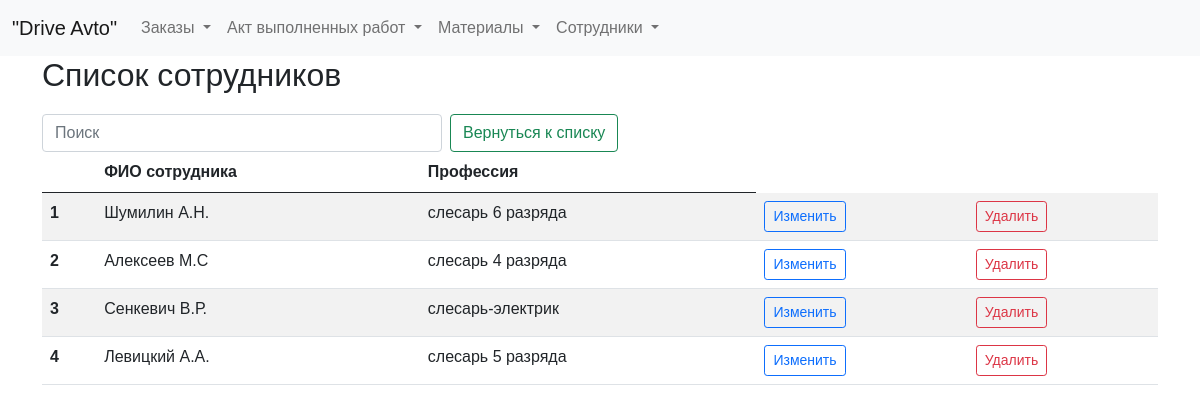
Page /employees on the earlier database version.
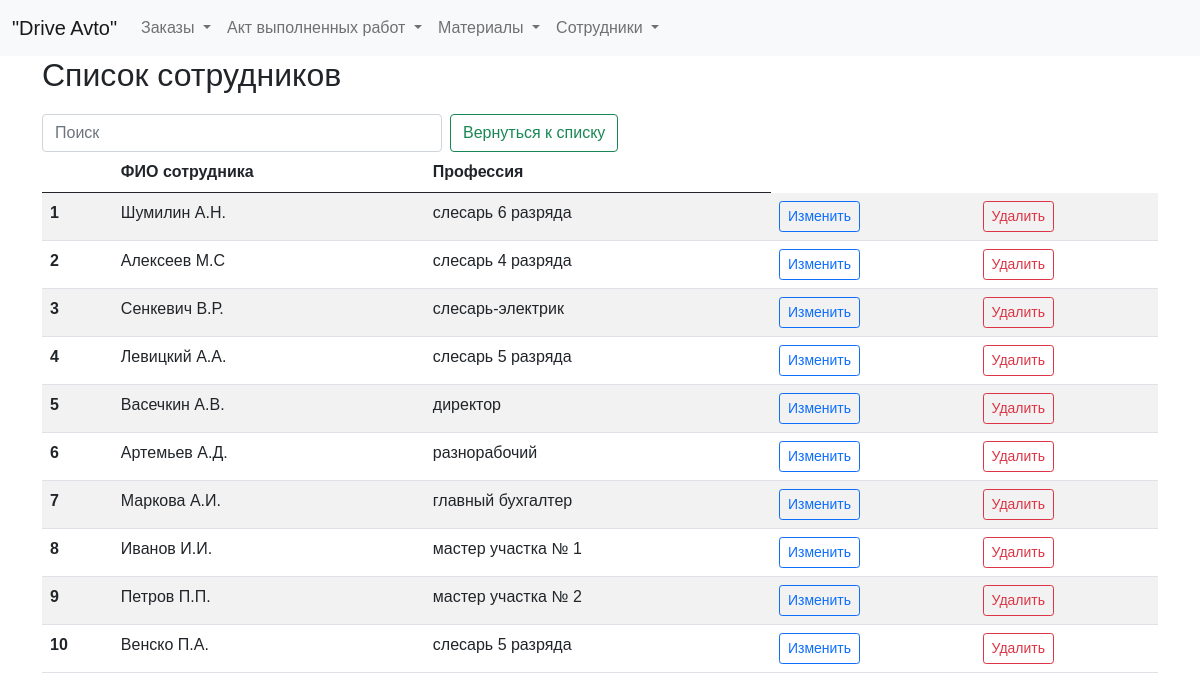
Same page on the later database version.
### tables this page shows
CREATE TABLE employees (
id integer PRIMARY KEY AUTOINCREMENT,
name text NOT NULL,
profession text NOT NULL
);

### fcompany.py (the view)
@app.route("/employees")
def showEmployees():
    return render_template("employees.html", title="Сотрудники", employees=dbase.getEmployees())

### FDataBase.py (called while the page is built)
    def getEmployees(self):
        sql = '''SELECT * FROM employees'''
        try:
            self.__cur.execute(sql)
            res = self.__cur.fetchall()
            employees_list = [dict(row) for row in res]
            if employees_list: return employees_list
        except:
            print("Ошибка чтения из БД")
        return []

### fcompany.py (called while the page is built)
def connect_db():  # общая функция для установления соединения с БД
    conn = sqlite3.connect(app.config['DATABASE'])
    conn.row_factory = sqlite3.Row  # записи будут представлены не в виде кортежей, а в виде словаря (для исп в шаблонах)
    return conn

def get_db():
    if not hasattr(g, 'link_db'):
        g.link_db = connect_db()
    return g.link_db

@app.before_request
def before_request():
    global dbase
    db = get_db()
    dbase = FDataBase(db)

### templates/employees.html (shortened to what this page needs)
{% extends 'base.html' %}
{% block content %}
<h2>Список сотрудников</h2>
<form class="d-flex" role="search">
  <input class="form-control me-2 narrow-search" type="search" id="searchInput" placeholder="Поиск" aria-label="Search">
  <button class="btn btn-outline-success narrow-button" type="submit">Вернуться к списку</button>
</form>
<table id="myTable" class="table table-striped">
  <thead>
    <tr>
      <th scope="col"></th>
      <th scope="col">ФИО сотрудника</th>
      <th scope="col">Профессия</th>
    </tr>
  </thead>
  <tbody>
    {% for row in employees %}
    <tr>
      <th scope="row">{{ loop.index }}</th>
      <td>{{ row.name }}</td>
      <td>{{ row.profession }}</td>
      <td>
          <a href="/edit_entry_employees/{{ row.id }}" class="btn btn-outline-primary btn-sm">Изменить</a>
      </td>
      <td>
        <form action="/delete_entry_employees/{{ row.id }}" method="post">
            <button type="submit" class="btn btn-outline-danger btn-sm">Удалить</button>
        </form>
      </td>
    </tr>
    {% endfor %}
  </tbody>
</table>
{% endblock %}

### templates/base.html (shortened to what this page needs)
<!doctype html>
<html lang="ru">
  <head>
    <link href="https://cdn.jsdelivr.net/npm/bootstrap@5.0.2/dist/css/bootstrap.min.css" rel="stylesheet">
    <link rel="stylesheet" type="text/css" href="https://cdn.datatables.net/1.10.25/css/dataTables.bootstrap5.css">
    <link type="text/css" href="{{ url_for('static', filename='css/styles.css')}}" rel="stylesheet" />
  </head>
  <body>
<header>
<nav class="navbar navbar-expand-lg navbar-light bg-light">
  <div class="container-fluid">
    <a class="navbar-brand" href="/">"Drive Avto"</a>
    <div class="collapse navbar-collapse w-100 justify-content-center" id="navbarSupportedContent">
      <ul class="navbar-nav me-auto mb-2 mb-lg-0">
        <li class="nav-item dropdown">
          <a class="nav-link dropdown-toggle" href="#" role="button" data-bs-toggle="dropdown" aria-expanded="false">
            Заказы
          </a>
        </li>
        <li class="nav-item dropdown">
          <a class="nav-link dropdown-toggle" href="#" role="button" data-bs-toggle="dropdown" aria-expanded="false">
            Акт выполненных работ
          </a>
        </li>
        <li class="nav-item dropdown">
          <a class="nav-link dropdown-toggle" href="#" role="button" data-bs-toggle="dropdown" aria-expanded="false">
            Материалы
          </a>
        </li>
        <li class="nav-item dropdown">
          <a class="nav-link dropdown-toggle" href="#" role="button" data-bs-toggle="dropdown" aria-expanded="false">
            Сотрудники
          </a>
        </li>
      </ul>
    </div>
  </div>
</nav>
</header>
<div class="container">
        {% block content %} {% endblock %}
</div>
  </body>
</html>

### static/css/styles.css (style rules this page uses)
.narrow-button { max-width: 250px; white-space: nowrap; font-size: 16px; }
.narrow-search { max-width: 400px; }
html, body { font-family: 'Arial'; margin: 0; padding: 0; height: 100%; width: 100%; }
a { color: #0059b2; text-decoration: none; }

Differences in the rows shown:
added employees: name "Васечкин А.В.", profession "директор"
added employees: name "Артемьев А.Д.", profession "разнорабочий"
added employees: name "Маркова А.И.", profession "главный бухгалтер"
added employees: name "Иванов И.И.", profession "мастер участка № 1"
added employees: name "Петров П.П.", profession "мастер участка № 2"
added employees: name "Венско П.А.", profession "слесарь 5 разряда"
